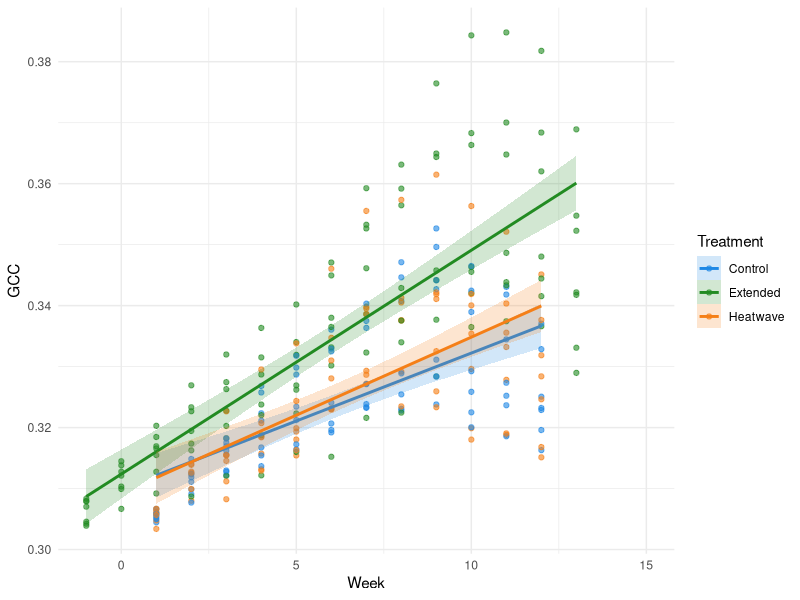
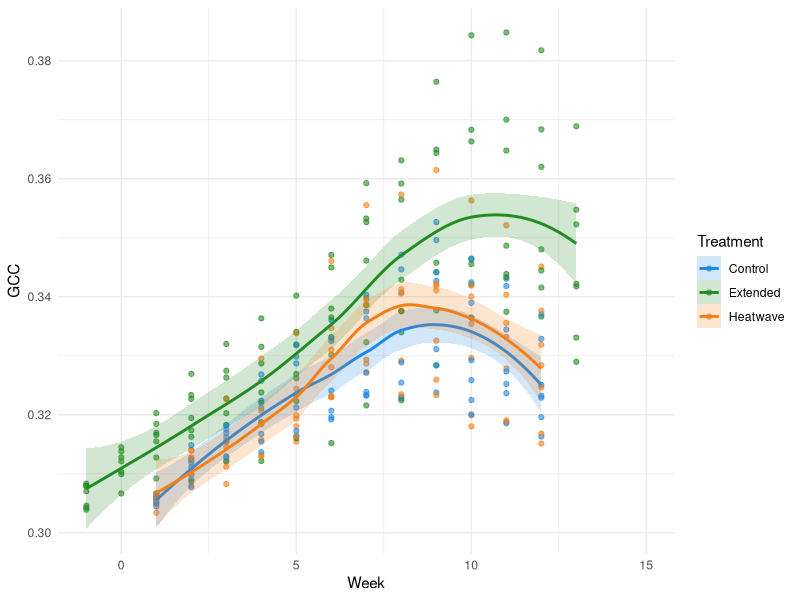
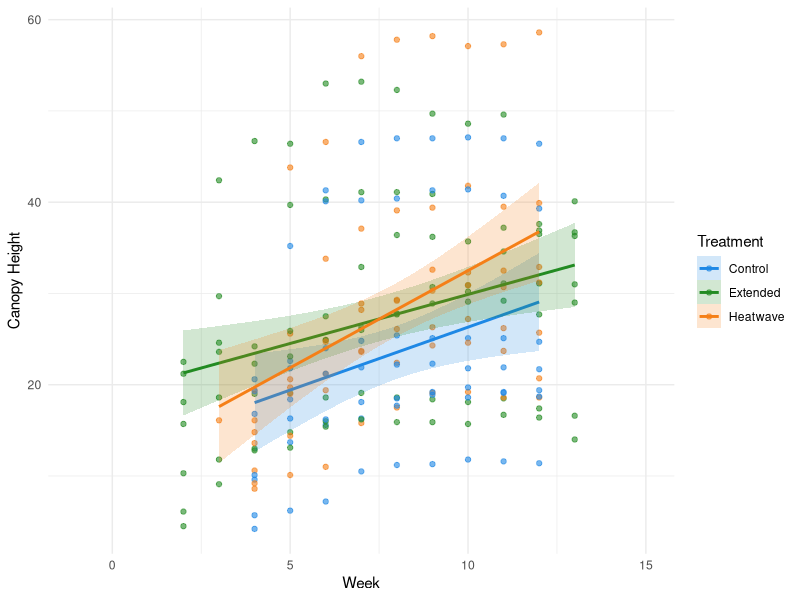
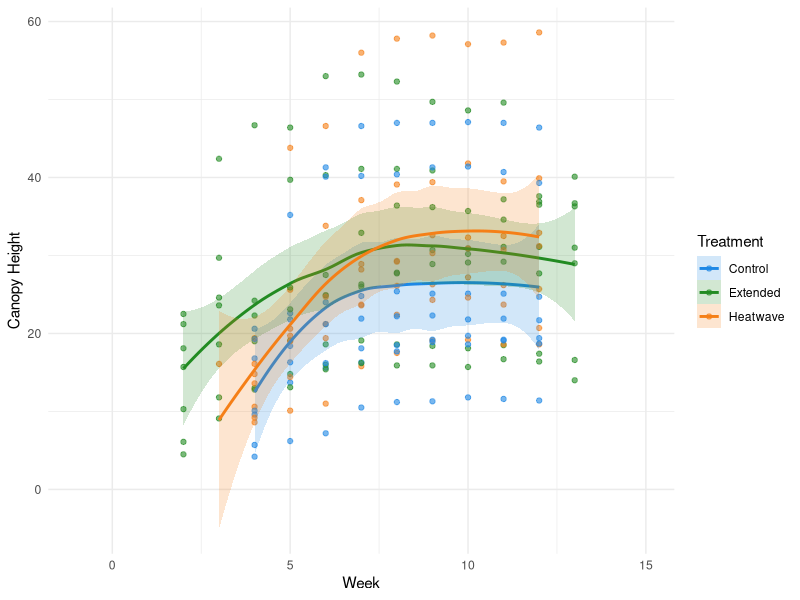
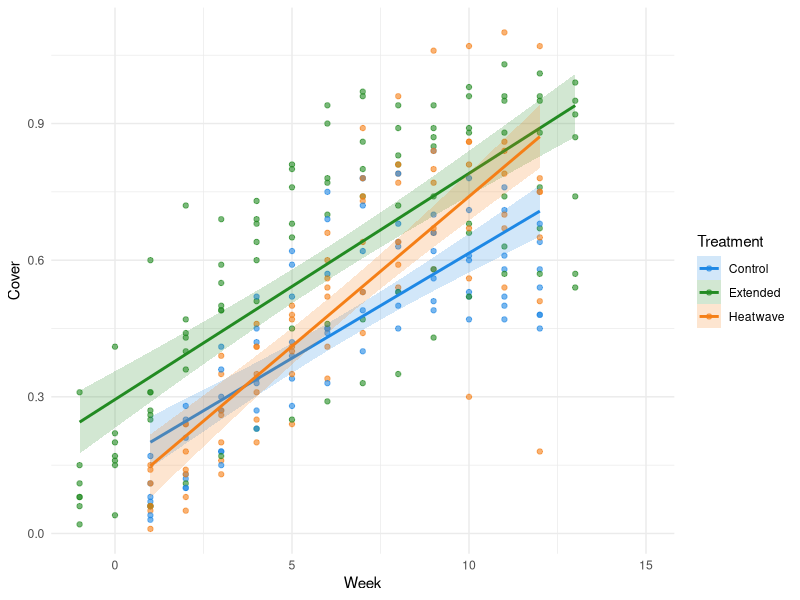
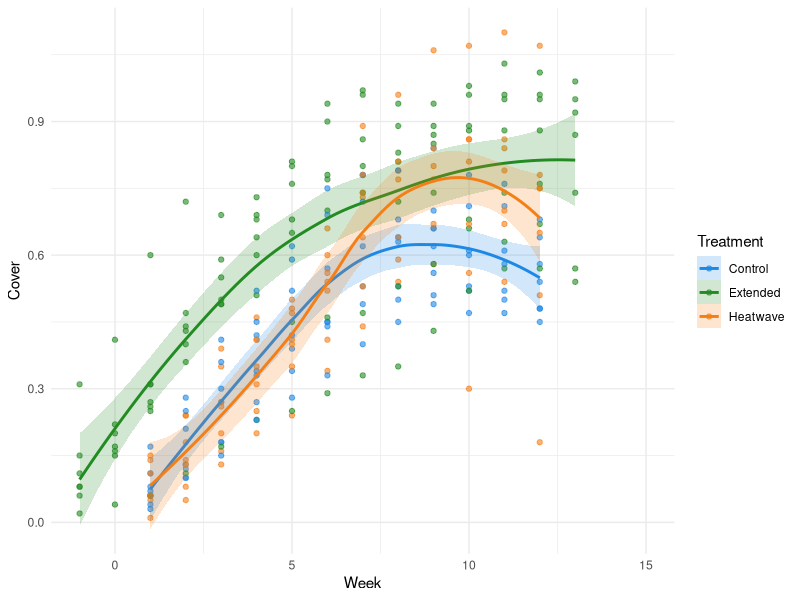

These figures' R source, in order:

############## UPDATED FIGURES ###############
#### Written by Samantha Solis de Ovando #####

# set working directory 
setwd("~/Documents/UndergradThesis/data")

####### shift extended grp by -2 weeks #######
library(dplyr)
original_data <- read.csv("MasterDataSheet_UGthesis_Feb232026.csv")
shifted_data <- original_data %>%
  mutate(measurement.week = ifelse(Treatment == "Extended",
                                   measurement.week - 2,
                                   measurement.week))
#print CSV
#write.csv(shifted_data, "shifted_dataset.csv", row.names = FALSE)

###########################################################################
################################# FIGURES #################################
###########################################################################

### IMPORTANT: USE THIS DATA WHEN PLOTTING BY TIME
plotting_with_time <- read.csv("shifted_dataset.csv")
plotting_with_time$canopyheight <- as.numeric(as.character(plotting_with_time$canopyheight))


############## PLANT PRODUCTIVITY ##############

####### GREENNESS #######

## Scatter plot with linear best fit and SE ribbon ##

### figure file name = GCC_Scatter_Linear_Ribbon

library(ggplot2)

ggplot(plotting_with_time, aes(x = measurement.week, y = meanGCC, color = Treatment)) +
  geom_point(alpha = 0.6, na.rm = TRUE) +
  geom_smooth(aes(fill = Treatment),
              method = "lm",
              se = TRUE,
              alpha = 0.2,
              na.rm = TRUE) +
  scale_color_manual(values = c(
    "Control" = "#1E88E5",
    "Extended" = "#228B22",
    "Heatwave" = "#F57F17"
  )) +
  scale_fill_manual(values = c(
    "Control" = "#1E88E5",
    "Extended" = "#228B22",
    "Heatwave" = "#F57F17"
  )) +
  labs(
    x = "Week",
    y = "GCC"
  ) +
  theme_minimal()

#############################################
## Scatter plot with local regression line ##
#file name of figure: GCC_Scatter_LocalRegression

library(ggplot2)

ggplot(plotting_with_time, aes(x = measurement.week, y = meanGCC, color = Treatment)) +
  geom_point(alpha = 0.6, na.rm = TRUE) +
  geom_smooth(aes(fill = Treatment),
              method = "loess",
              se = TRUE,
              alpha = 0.2,
              na.rm = TRUE) +
  scale_color_manual(values = c(
    "Control" = "#1E88E5",
    "Extended" = "#228B22",
    "Heatwave" = "#F57F17"
  )) +
  scale_fill_manual(values = c(
    "Control" = "#1E88E5",
    "Extended" = "#228B22",
    "Heatwave" = "#F57F17"
  )) +
  labs(
    x = "Week",
    y = "GCC"
  ) +
  theme_minimal()

###################### CANOPY HEIGHT ######################

### trouble shooting - plots not coming out right:
#class(plotting_with_time$canopyheight)
#str(plotting_with_time$canopyheight)
#plotting_with_time$canopyheight <- as.numeric(as.character(plotting_with_time$canopyheight))

### scatter with linear regression line ###
#file name: CanopyHeight_Scatter_LinearRegression
library(ggplot2)

ggplot(plotting_with_time, aes(x = measurement.week, y = canopyheight, color = Treatment)) +
  geom_point(alpha = 0.6, na.rm = TRUE) +
  geom_smooth(aes(fill = Treatment),
              method = "lm",
              se = TRUE,
              alpha = 0.2,
              na.rm = TRUE) +
  scale_color_manual(values = c(
    "Control" = "#1E88E5",
    "Extended" = "#228B22",
    "Heatwave" = "#F57F17"
  )) +
  scale_fill_manual(values = c(
    "Control" = "#1E88E5",
    "Extended" = "#228B22",
    "Heatwave" = "#F57F17"
  )) +
  labs(
    x = "Week",
    y = "Canopy Height"
  ) +
  theme_minimal()

### Canopy height scatter with local regression line ###
#file name: CanopyHeight_Scatter_LocalRegression

library(ggplot2)

ggplot(plotting_with_time, aes(x = measurement.week, y = canopyheight, color = Treatment)) +
  geom_point(alpha = 0.6, na.rm = TRUE) +
  geom_smooth(aes(fill = Treatment),
              method = "loess",
              se = TRUE,
              alpha = 0.2,
              na.rm = TRUE) +
  scale_color_manual(values = c(
    "Control" = "#1E88E5",
    "Extended" = "#228B22",
    "Heatwave" = "#F57F17"
  )) +
  scale_fill_manual(values = c(
    "Control" = "#1E88E5",
    "Extended" = "#228B22",
    "Heatwave" = "#F57F17"
  )) +
  labs(
    x = "Week",
    y = "Canopy Height"
  ) +
  theme_minimal()

###################### COVER ######################
### cover scatter with linear regression
# file name for figure: Cover_Scatter_LinearRegression

library(ggplot2)

ggplot(plotting_with_time, aes(x = measurement.week, y = CanopyExtent, color = Treatment)) +
  geom_point(alpha = 0.6, na.rm = TRUE) +
  geom_smooth(aes(fill = Treatment),
              method = "lm",
              se = TRUE,
              alpha = 0.2,
              na.rm = TRUE) +
  scale_color_manual(values = c(
    "Control" = "#1E88E5",
    "Extended" = "#228B22",
    "Heatwave" = "#F57F17"
  )) +
  scale_fill_manual(values = c(
    "Control" = "#1E88E5",
    "Extended" = "#228B22",
    "Heatwave" = "#F57F17"
  )) +
  labs(
    x = "Week",
    y = "Cover"
  ) +
  theme_minimal()

### cover scatter with local regression ###
# file name: Cover_Scatter_LocalRegression

library(ggplot2)

ggplot(plotting_with_time, aes(x = measurement.week, y = CanopyExtent, color = Treatment)) +
  geom_point(alpha = 0.6, na.rm = TRUE) +
  geom_smooth(aes(fill = Treatment),
              method = "loess",
              se = TRUE,
              alpha = 0.2,
              na.rm = TRUE) +
  scale_color_manual(values = c(
    "Control" = "#1E88E5",
    "Extended" = "#228B22",
    "Heatwave" = "#F57F17"
  )) +
  scale_fill_manual(values = c(
    "Control" = "#1E88E5",
    "Extended" = "#228B22",
    "Heatwave" = "#F57F17"
  )) +
  labs(
    x = "Week",
    y = "Cover"
  ) +
  theme_minimal()

############## SOIL  ##############


####### BOX PLOTS - add significance lines BETWEEN BOXES! ######
